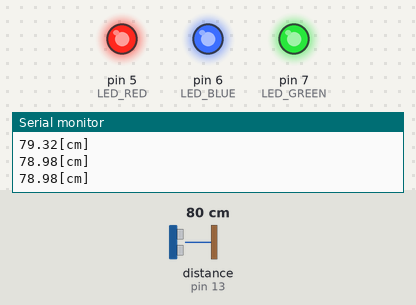
Bench run of a sketch on a simulated Arduino Uno, built with avr-gcc and run on an emulated ATmega328P. Shown: output pins drawn as LEDs (lit = HIGH), the last lines printed to the serial monitor. Wiring (inferred from the names in the program): ultrasonic range finder: trigger pin 12; echo pin 13. The inputs (shaded band) are chosen by the test bench; at power-on: distance to the obstacle (sensor on pin 13) 80 cm. The echo pulse lasts 58.3 µs per cm; pins used as bus, display or sensor lines are not drawn.

Above: at 1.3 s.
1.4 s: distance to the obstacle (sensor on pin 13) set to 22 cm
2.9 s: distance to the obstacle (sensor on pin 13) set to 19 cm
At 4.2 s:
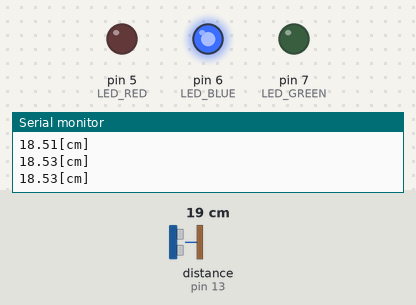
4.5 s: distance to the obstacle (sensor on pin 13) set to 12 cm
6.0 s: distance to the obstacle (sensor on pin 13) set to 9 cm
At 6.8 s:
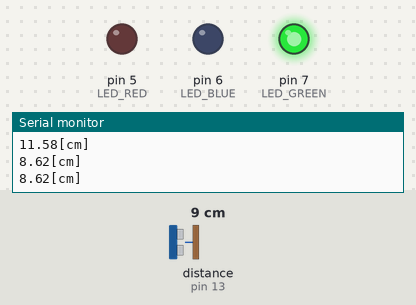
7.5 s: distance to the obstacle (sensor on pin 13) set to 7 cm
9.0 s: distance to the obstacle (sensor on pin 13) set to 4 cm
At 9.4 s:
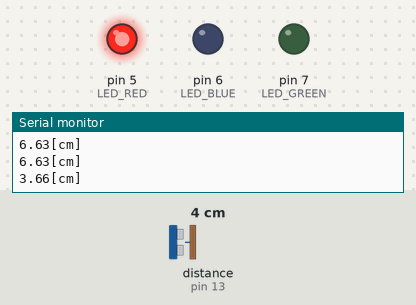
Timing chart, 0 to 11.5 s (numbered marks = the images above; inputs shaded):
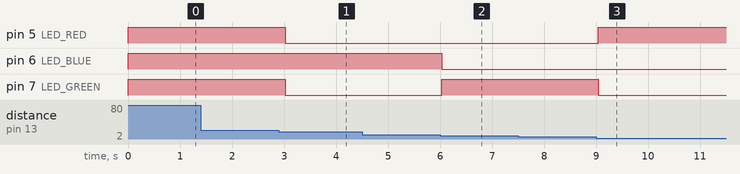

The sketch:

chouonpa_kadai_02.ino
```cpp
#define LED_RED 5
#define LED_BLUE 6
#define LED_GREEN 7
#define TRIG_PIN 12
#define ECHO_PIN 13

typedef enum {
  RED,
  GREEN,
  BLUE,
  WHITE
}LED_COLOR;

void color_change(bool red, bool green, bool blue)
{
  digitalWrite(LED_RED, red);
  digitalWrite(LED_GREEN, green);
  digitalWrite(LED_BLUE, blue);
}

void color_set(LED_COLOR color_num){
  switch(color_num){
    case RED:
      color_change(HIGH, LOW, LOW);
      break;
    case GREEN:
      color_change(LOW, HIGH, LOW);
      break;
    case BLUE:
      color_change(LOW, LOW, HIGH);
      break;
    case WHITE:
      color_change(HIGH, HIGH, HIGH);
      break;
  }
}

void setup() {
  pinMode(TRIG_PIN, OUTPUT);
  pinMode(ECHO_PIN, INPUT);
  Serial.begin(9600);
  pinMode(LED_RED, OUTPUT);
  pinMode(LED_BLUE, OUTPUT);
  pinMode(LED_GREEN, OUTPUT);
}

void loop() {
  digitalWrite(TRIG_PIN, HIGH);
  delayMicroseconds(10);
  digitalWrite(TRIG_PIN, LOW);

  double duration = pulseIn(ECHO_PIN, HIGH);
  double distance = (340.0 / 1000000.0) * (duration / 2);
  double d = distance * 100;

  if(0 <= d && d < 5){
    color_set(RED);
  }else if(5 <= d && d < 10){
    color_set(GREEN);
  }else if(10 <= d && d < 20){
    color_set(BLUE);
  }else if(20 <= d){
    color_set(WHITE);
  }

  Serial.print(d);
  Serial.println("[cm]");
  delay(500);
}
```

Measured:
- the behaviour switches between 21 and 20 cm on distance to the obstacle (sensor on pin 13) (found by bisection; images 0 and 1)
- the behaviour switches between 11 and 10 cm on distance to the obstacle (sensor on pin 13) (found by bisection; images 1 and 2)
- the behaviour switches between 6 and 5 cm on distance to the obstacle (sensor on pin 13) (found by bisection; images 2 and 3)
- after the input at 2.9 s, pin 5 (LED_RED), pin 7 (LED_GREEN): HIGH → LOW after 0.13 s
- after the input at 6.0 s, pin 6 (LED_BLUE): HIGH → LOW at once; pin 7 (LED_GREEN): LOW → HIGH at once
- after the input at 9.0 s, pin 5 (LED_RED): LOW → HIGH at once; pin 7 (LED_GREEN): HIGH → LOW at once
